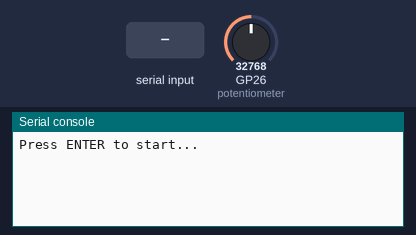
Recording of a program running on a simulated Raspberry Pi Pico running MicroPython. On the bench: the last lines printed to the serial console. Inputs (shaded band) come from the test bench; at power-on: GP26 (potentiometer) = 32768 (analog values on the 0–65535 scale). The clock reads 2024-03-15 10:24:30 at power-on unless the program sets it; files the program writes start out absent. At 11.3 s the program stops and its outputs stay as they are.

Above: at 1.2 s.
1.3 s: "1" typed at the serial console, then Enter
At 2.1 s:
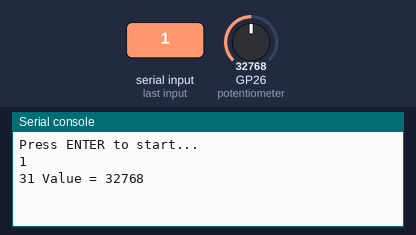
2.8 s: GP26 (potentiometer) set to 45874
At 4.1 s:
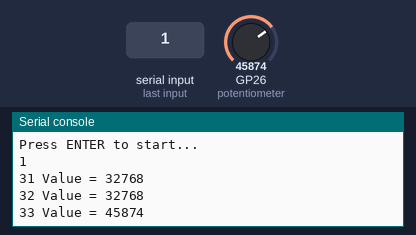
4.3 s: GP26 (potentiometer) set to 57670
At 11.8 s:
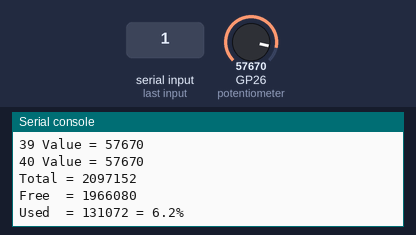
Timing chart, 0 to 12.8 s (numbered marks = the images above; inputs shaded):
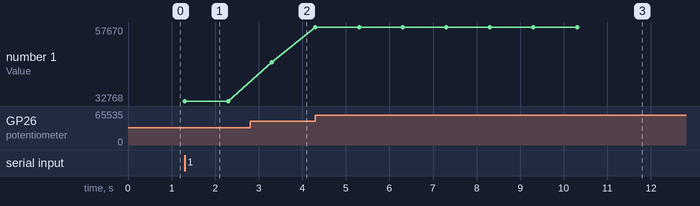

Measured:
- after the input at 1.3 s, the serial console: prints a new line at once (image 1)
- after the input at 2.8 s, the serial console: prints a new line after 0.50 s (image 2)
- after the input at 4.3 s, the serial console: prints a new line at once (image 3)
- plotted number 1: 32768 → 45874 after the input at 2.8 s, 45874 → 57670 after the input at 4.3 s

The program:

RA_analog_log_to_file.py
```python
# Raspberry Pi Pico Analog Input Test
# and logging to file

# POT - Pico GPIO 26 ADC0 - Pin 32

# Testing for BAA RAG


import machine
import utime
import uos

potentiometer = machine.ADC(26)

def run():
    try:
        logFile = open('vals.txt', 'a')
    except OSError:
        logFile = open('vals.txt', 'w')
    for i in range(10):
        value = potentiometer.read_u16()
        timeNow = utime.gmtime()
        logFile.write("{}:{}:{},{}".format(timeNow[3], timeNow[4], timeNow[5], str(value) + '\n'))
        logFile.flush()
        print(timeNow[5], "Value =", value)
        utime.sleep(1)

    logFile.close()

    space = uos.statvfs('/')
    total_space = space[0] * space[2]
    free_space = space[1] * space[3]
    used = total_space - free_space
    used_percentage = used / total_space * 100
    print('Total = {}\r\nFree  = {}\r\nUsed  = {} = {:.1f}%'.format(total_space, free_space, total_space - free_space, used_percentage))

input("Press ENTER to start...")
run()
```
